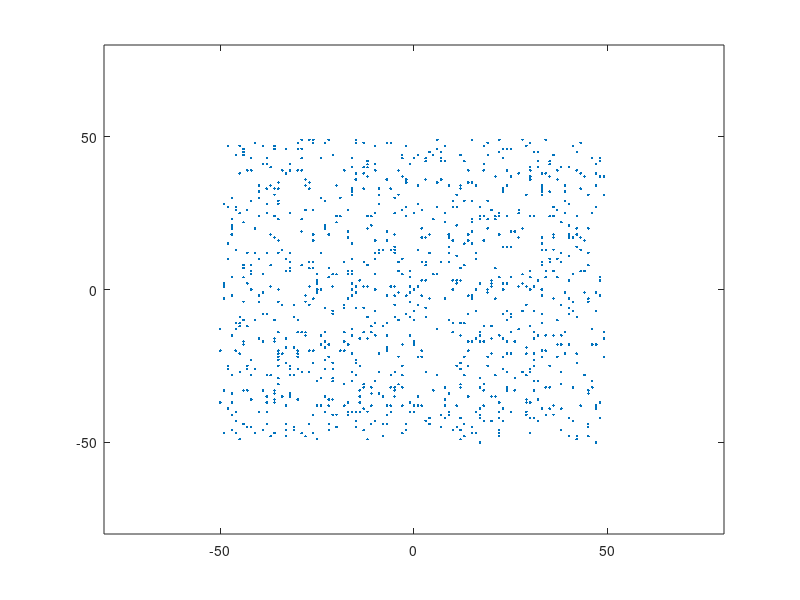
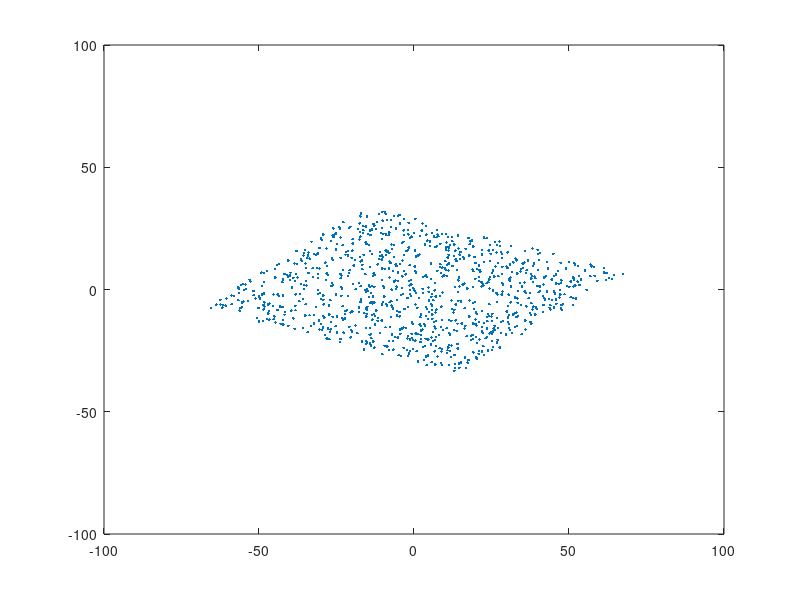
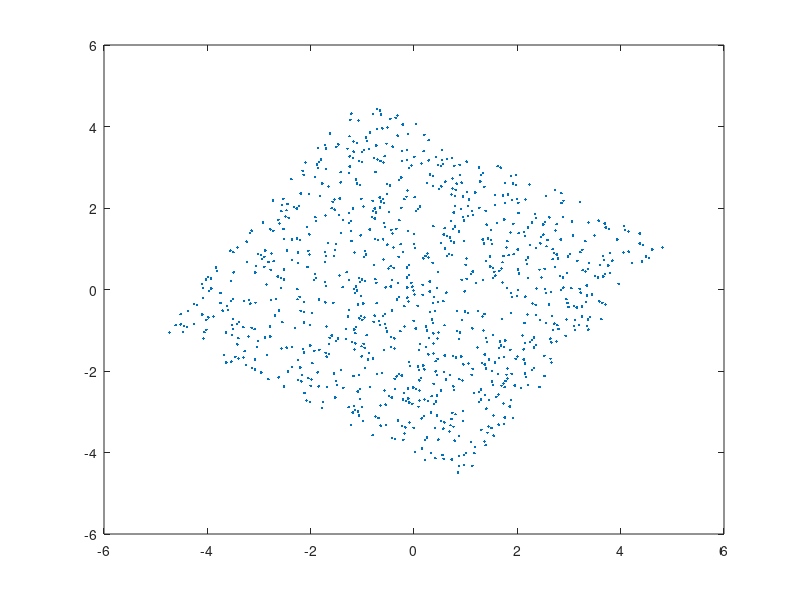
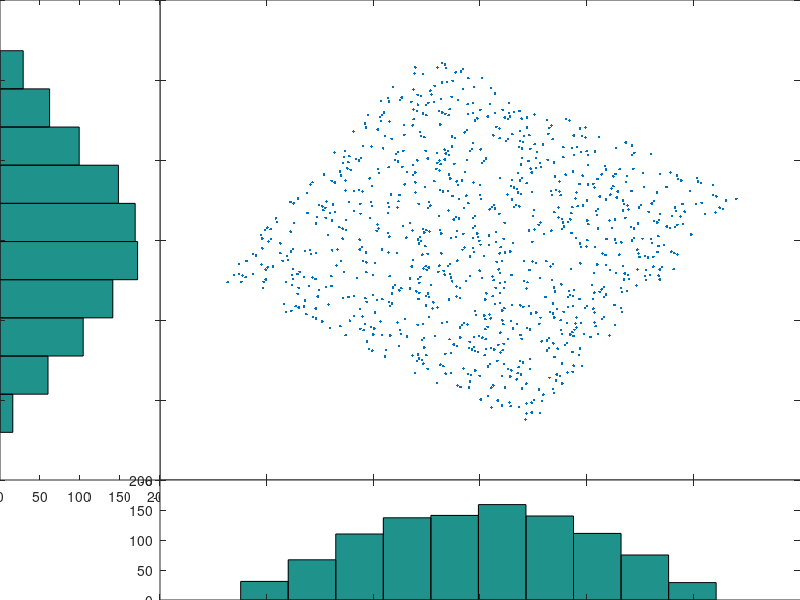

The MATLAB script that drew these images, in order:
POINTS = 1000; % number of points to plot

% define the two random variables
% -------------------------------
for i=1:POINTS
	A(i) = round(rand*99)-50;              % A
	B(i) = round(rand*99)-50;              % B
end;
figure; plot(A,B, '.');                        % plot the variables
set(gca, 'xlim', [-80 80], 'ylim', [-80 80]);  % redefines limits of the graph

% mix linearly these two variables
% --------------------------------
M1 = 0.54*A - 0.84*B;                          % mixing 1
M2 = 0.42*A + 0.27*B;                          % mixing 2
figure; plot(M1,M2, '.');                      % plot the mixing
set(gca, 'ylim', get(gca, 'xlim'));            % redefines limits of the graph

% withen the data
% ---------------
x = [M1;M2];
c=cov(x')		 % covariance
sq=inv(sqrtm(c));        % inverse of square root
mx=mean(x');             % mean
xx=x-mx'*ones(1,POINTS); % subtract the mean
xx=2*sq*xx;              
cov(xx')                 % the covariance is now a diagonal matrix
figure; plot(xx(1,:), xx(2,:), '.');

% show projections
% ----------------
figure; 
axes('position', [0.2 0.2 0.8 0.8]); plot(xx(1,:), xx(2,:), '.'); hold on;
axes('position', [0   0.2 0.2 0.8]); hist(xx(1,:));  set(gca, 'view', [90 90]);
axes('position', [0.2 0   0.8 0.2]); hist(xx(2,:));

% show projections
% ----------------
figure; 
axes('position', [0.2 0.2 0.8 0.8]); plot(A,B, '.'); hold on;
axes('position', [0   0.2 0.2 0.8]); hist(B);
set(gca, 'xdir', 'reverse'); set(gca, 'view', [90 90]);
axes('position', [0.2 0   0.8 0.2]); hist(A);

